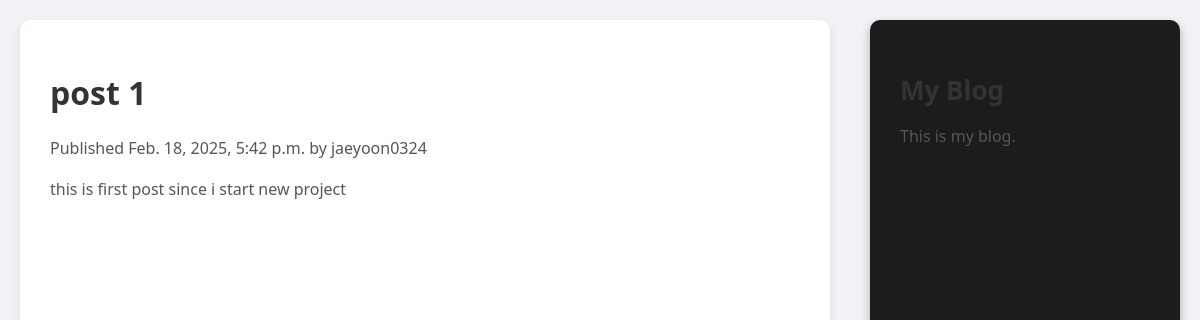
Page /blog/1/ on the committed database.
### blog/models.py (models this page shows, shortened)
class Post(models.Model):
    class Status(models.TextChoices):
        DRAFT = 'DF', 'Draft'
        PUBLISHED = 'PB', 'Published'
    title = models.CharField(max_length=255)
    slug =models.SlugField(max_length=255)
    body = models.TextField()
    publish = models.DateTimeField(default=timezone.now)
    created = models.DateTimeField(auto_now_add=True)
    updated = models.DateTimeField(auto_now=True)
    status = models.CharField(max_length = 2,
                              choices = Status.choices,
                              default =Status.DRAFT)
    author = models.ForeignKey(User,
                               on_delete=models.CASCADE,
                               related_name='blog_posts',
                               default =1)
    objects = models.Manager()
    published = PublishedManager()
    class Meta:
        ordering = ['-publish']
        indexes =[
            models.Index(fields=['-publish']),
        ]

### blog/views.py (the view)
# urls.py: path('<int:id>/', views.post_detail, name = 'post_detail'),
def post_detail(request,id):
    try:
        post = Post.published.get(id=id)
    except Post.DoesNotExist:
        raise Http404("NO Post found")
    return render(request,
                  'blog/post/detail.html',
                  {'post' :post})

### blog/models.py (called while the page is built)
    def get_queryset(self):
        return super().get_queryset().filter(status = Post.Status.PUBLISHED)

### blog/templates/blog/post/detail.html
{% extends 'blog/base.html' %} {% block title %}{{post.title}}{% endblock %}
{% block content %}
<h1>{{ post.title }}</h1>
<p class = "date">
    Published {{post.publish}} by {{ post.author }}
</p>
{{ post.body|linebreaks}}
{%endblock%}

### blog/static/css/blog.css (style rules this page uses)
body { font-family: 'Segoe UI', Tahoma, Geneva, Verdana, sans-serif; background-color: #f0f2f5; margin: 0; padding: 0; display: flex; flex-direction: row; min-height: 100vh; }
h1, h2, h3 { color: #333333; }
p { line-height: 1.6; color: #555555; }

### rows in the picture
Post: title "post 1", publish "Feb. 18, 2025, 5:42 p.m.", author "jaeyoon0324", body "this is first post since i start new project"
